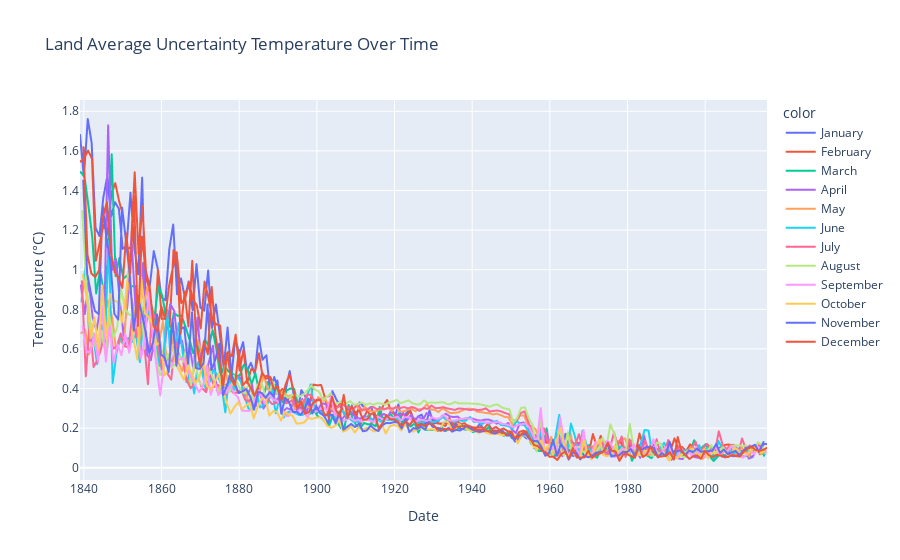

Here is the notebook cell this chart was saved with:
### Code cell
fig = px.line(df, x='dt', y='LandAverageTemperatureUncertainty', color=df['dt'].dt.month_name(), 
              title='Land Average Uncertainty Temperature Over Time')

# Update layout for axis titles
fig.update_layout(xaxis_title='Date', yaxis_title='Temperature (°C)')

# Show the plot
fig.show()

### Figure 1 — Plotly figure (JSON) as saved in the notebook; plotly's stock layout.template omitted (floating-point values rounded to 4 significant figures; data arrays with more than 128 entries replaced by an {"elided": "..."} marker saying what was removed)
{"data": [{"hovertemplate": "color=January<br>dt=%{x}<br>LandAverageTemperatureUncertainty=%{y}<extra></extra>", "legendgroup": "January", "line": {"color": "#636efa", "dash": "solid"}, "mode": "lines", "name": "January", "showlegend": true, "type": "scattergl", "x": {"elided": "177 str values"}, "xaxis": "x", "y": {"elided": "177 float values"}, "yaxis": "y"}, {"hovertemplate": "color=February<br>dt=%{x}<br>LandAverageTemperatureUncertainty=%{y}<extra></extra>", "legendgroup": "February", "line": {"color": "#EF553B", "dash": "solid"}, "mode": "lines", "name": "February", "showlegend": true, "type": "scattergl", "x": {"elided": "177 str values"}, "xaxis": "x", "y": {"elided": "177 float values"}, "yaxis": "y"}, {"hovertemplate": "color=March<br>dt=%{x}<br>LandAverageTemperatureUncertainty=%{y}<extra></extra>", "legendgroup": "March", "line": {"color": "#00cc96", "dash": "solid"}, "mode": "lines", "name": "March", "showlegend": true, "type": "scattergl", "x": {"elided": "177 str values"}, "xaxis": "x", "y": {"elided": "177 float values"}, "yaxis": "y"}, {"hovertemplate": "color=April<br>dt=%{x}<br>LandAverageTemperatureUncertainty=%{y}<extra></extra>", "legendgroup": "April", "line": {"color": "#ab63fa", "dash": "solid"}, "mode": "lines", "name": "April", "showlegend": true, "type": "scattergl", "x": {"elided": "177 str values"}, "xaxis": "x", "y": {"elided": "177 float values"}, "yaxis": "y"}, {"hovertemplate": "color=May<br>dt=%{x}<br>LandAverageTemperatureUncertainty=%{y}<extra></extra>", "legendgroup": "May", "line": {"color": "#FFA15A", "dash": "solid"}, "mode": "lines", "name": "May", "showlegend": true, "type": "scattergl", "x": {"elided": "177 str values"}, "xaxis": "x", "y": {"elided": "177 float values"}, "yaxis": "y"}, {"hovertemplate": "color=June<br>dt=%{x}<br>LandAverageTemperatureUncertainty=%{y}<extra></extra>", "legendgroup": "June", "line": {"color": "#19d3f3", "dash": "solid"}, "mode": "lines", "name": "June", "showlegend": true, "type": "scattergl", "x": {"elided": "177 str values"}, "xaxis": "x", "y": {"elided": "177 float values"}, "yaxis": "y"}, {"hovertemplate": "color=July<br>dt=%{x}<br>LandAverageTemperatureUncertainty=%{y}<extra></extra>", "legendgroup": "July", "line": {"color": "#FF6692", "dash": "solid"}, "mode": "lines", "name": "July", "showlegend": true, "type": "scattergl", "x": {"elided": "177 str values"}, "xaxis": "x", "y": {"elided": "177 float values"}, "yaxis": "y"}, {"hovertemplate": "color=August<br>dt=%{x}<br>LandAverageTemperatureUncertainty=%{y}<extra></extra>", "legendgroup": "August", "line": {"color": "#B6E880", "dash": "solid"}, "mode": "lines", "name": "August", "showlegend": true, "type": "scattergl", "x": {"elided": "177 str values"}, "xaxis": "x", "y": {"elided": "177 float values"}, "yaxis": "y"}, {"hovertemplate": "color=September<br>dt=%{x}<br>LandAverageTemperatureUncertainty=%{y}<extra></extra>", "legendgroup": "September", "line": {"color": "#FF97FF", "dash": "solid"}, "mode": "lines", "name": "September", "showlegend": true, "type": "scattergl", "x": {"elided": "177 str values"}, "xaxis": "x", "y": {"elided": "177 float values"}, "yaxis": "y"}, {"hovertemplate": "color=October<br>dt=%{x}<br>LandAverageTemperatureUncertainty=%{y}<extra></extra>", "legendgroup": "October", "line": {"color": "#FECB52", "dash": "solid"}, "mode": "lines", "name": "October", "showlegend": true, "type": "scattergl", "x": {"elided": "177 str values"}, "xaxis": "x", "y": {"elided": "177 float values"}, "yaxis": "y"}, {"hovertemplate": "color=November<br>dt=%{x}<br>LandAverageTemperatureUncertainty=%{y}<extra></extra>", "legendgroup": "November", "line": {"color": "#636efa", "dash": "solid"}, "mode": "lines", "name": "November", "showlegend": true, "type": "scattergl", "x": {"elided": "177 str values"}, "xaxis": "x", "y": {"elided": "177 float values"}, "yaxis": "y"}, {"hovertemplate": "color=December<br>dt=%{x}<br>LandAverageTemperatureUncertainty=%{y}<extra></extra>", "legendgroup": "December", "line": {"color": "#EF553B", "dash": "solid"}, "mode": "lines", "name": "December", "showlegend": true, "type": "scattergl", "x": {"elided": "177 str values"}, "xaxis": "x", "y": {"elided": "177 float values"}, "yaxis": "y"}], "layout": {"legend": {"title": {"text": "color"}, "tracegroupgap": 0}, "title": {"text": "Land Average Uncertainty Temperature Over Time"}, "xaxis": {"anchor": "y", "domain": [0, 1], "title": {"text": "Date"}}, "yaxis": {"anchor": "x", "domain": [0, 1], "title": {"text": "Temperature (°C)"}}}}
